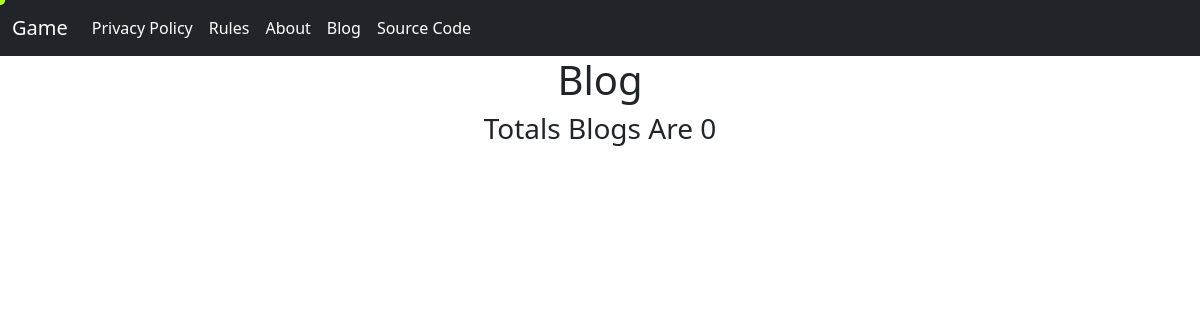
The page /blog/ on the database as committed earlier.
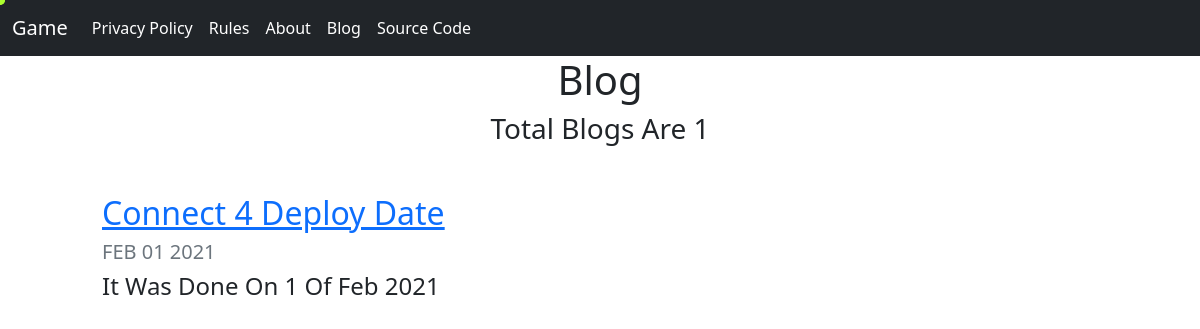
The same page on the database as committed later.
### blog/models.py (models this page shows, shortened)
class Blog(models.Model):
    title = models.CharField(max_length=200)
    description = models.TextField()
    date = models.DateField()

### blog/views.py (the view)
# urls.py: path('', views.all_blogs, name='all_blogs'),
def all_blogs(request):
    blogs = Blog.objects.order_by('-date')
    return render(request, 'blog/all_blogs.html', {'blogs':blogs})

### blog/templates/blog/all_blogs.html (shortened to what this page needs)
{% load static %}
    <link rel="stylesheet" href="{% static 'style.css' %}">
    <link href="https://cdn.jsdelivr.net/npm/bootstrap@5.0.0-beta1/dist/css/bootstrap.min.css" rel="stylesheet">
<section>
    <nav class="navbar navbar-expand-lg navbar-dark bg-dark">
        <div class="container-fluid">
            <a class="navbar-brand" href="{% url 'home' %}">Game</a>
            <div class="collapse navbar-collapse" id="navbarNavAltMarkup">
                <div class="navbar-nav">
                    <a class="nav-link active" aria-current="page" href="{% url 'privacy' %}">Privacy Policy</a>
                    <a class="nav-link active" aria-current="page" href="{% url 'rules' %}">Rules</a>
                    <a class="nav-link active" aria-current="page" href="{% url 'about' %}">About</a>
                    <a class="nav-link active" href="{% url 'blog:all_blogs' %}">Blog</a>
                    <a class="nav-link active" aria-current="page" target="_blank" href="https://github.com/avengersrugvedthota/django.git">Source Code</a>
                </div>
            </div>
        </div>
    </nav>
<h1 id="blogtitle" class="font-weight-bold text-center">Blog</h1>
<h3 class="text-center mb-5">Total{{ blogs.count|pluralize }} Blogs Are {{ blogs.count }}</h3>
{% for blog in blogs %}
<div class="row justify-content-center my-3">
  <div class="col-md-10">
    <a href="{% url 'blog:detail' blog.id %}">
      <h2>{{ blog.title }}</h2>
    </a>
    <h5 class="text-muted">{{ blog.date|date:'M d Y'|upper }}</h5>
    <h4>{{ blog.description|striptags|truncatechars:100 }}</h4>
  </div>
</div>
{% endfor %}
</section>

Rows that differ between the two databases and show on the page:
added Blog: title "Connect 4 Deploy Date", date "FEB 01 2021", description "It Was Done On 1 Of Feb 2021"
Other text that changed with them:
{{ blogs.count }}: "0" → "1"
